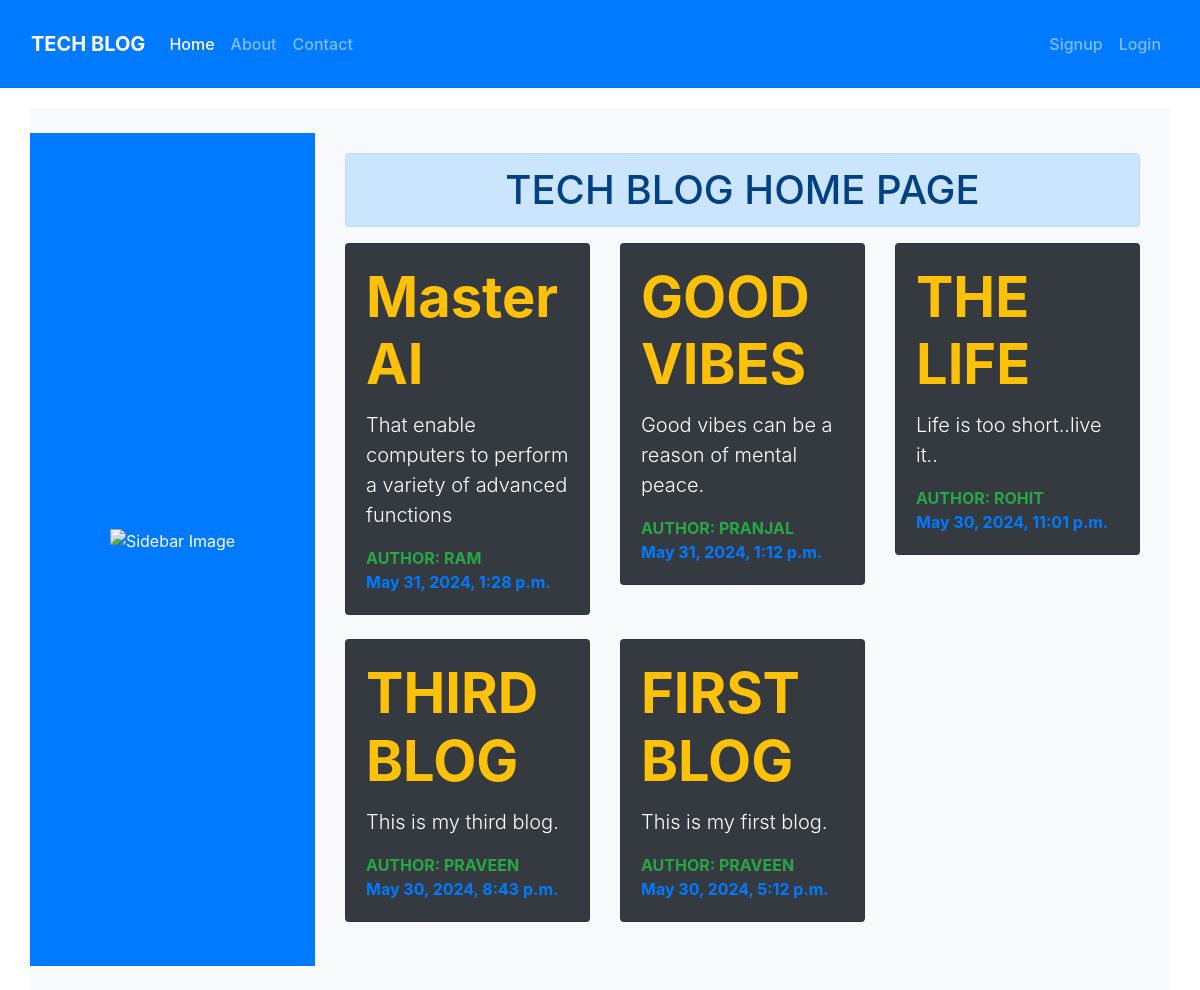
The page / on the database its author committed.
### blog/models.py (models this page shows)
class Blog(models.Model):
    title = models.CharField(max_length=200)
    cont = models.TextField()
    author = models.CharField(max_length=200)
    created_at = models.DateTimeField(default=datetime.now(), blank=True)

### blog/views.py (the view)
# urls.py: 2. Add a URL to urlpatterns:  path('', views.home, name='home')
def home(request):
    blogs = Blog.objects.all()
    return render(request,'blog/home.html',{'blogs':blogs})

### blog/templates/blog/home.html (shortened to what this page needs)
{% extends 'blog/base.html' %}
{% load static %}
{% block content %}
<div class="container my-1">
    <h1 class="text-center alert alert-primary">TECH BLOG HOME PAGE</h1>
    <div class="row">
        {% for blog in blogs|dictsortreversed:"created_at" %}
        <div class="col-md-6 col-lg-4 mb-4">
            <div class="card bg-dark text-white">
                <div class="card-body">
                    <h6 class="card-title display-4 font-weight-bold text-warning">{{ blog.title }}</h6>
                    <p class="card-text lead">{{ blog.cont }}</p>
                    <strong class="text-success">AUTHOR: {{ blog.author|upper }}</strong>
                    <br>
                    <strong class="text-primary">{{ blog.created_at }}</strong>
                </div>
            </div>
        </div>
        {% endfor %}
    </div>
</div>
{% endblock content %}

### blog/templates/blog/base.html (shortened to what this page needs)
<!DOCTYPE html>
<html>
<head>
    <link rel="stylesheet" href="/static/blog/css/bootstrap.css">
    <link rel="stylesheet" href="/static/blog/css/style.css">
</head>
<body>
    <div class="container-fluid bg-primary text-light py-3">
        {% include "blog/navbar.html" %}
    </div>
    <div class="container bg-light py-4">
        <div class="row">
            <div class="col-sm-12">
            </div>
        </div>
        <div class="row">
            <div class="col-md-3 bg-primary text-white py-3 d-flex align-items-center justify-content-center">
                {% block side %}
                <img src="/static/blog/images/pp.jpg" class="img-fluid mb-3" alt="Sidebar Image">
                {% endblock side %}
            </div>
            <div class="col-md-9 py-3">
                {% block content %}{% endblock content %}
            </div>
        </div>
    </div>
</body>
</html>

### blog/templates/blog/navbar.html (shortened to what this page needs)
<!DOCTYPE html>
<html lang="en">
<head>
    <link href="https://stackpath.bootstrapcdn.com/bootstrap/4.5.2/css/bootstrap.min.css" rel="stylesheet">
</head>
<body>
<nav class="navbar navbar-expand-lg navbar-dark bg-primary">
    <a class="navbar-brand" href="/">TECH BLOG</a>
    <div class="collapse navbar-collapse" id="navbarNavAltMarkup">
        <div class="navbar-nav">
            <a class="nav-item nav-link active" href="/">Home <span class="sr-only">(current)</span></a>
            <a class="nav-item nav-link" href="{% url 'about' %}">About</a>
            <a class="nav-item nav-link" href="{% url 'contact' %}">Contact</a>
        </div>
        <div class="navbar-nav ml-auto">
            {% if request.user.is_authenticated %}
            <a class="nav-item nav-link" href="{% url 'profile' %}">Profile</a>
            <a class="nav-item nav-link" href="{% url 'dashboard' %}">Dashboard</a>
            <a class="nav-item nav-link" href="{% url 'logout' %}">Logout</a>
            {% else %}
            <a class="nav-item nav-link" href="{% url 'signup' %}">Signup</a>
            <a class="nav-item nav-link" href="{% url 'login' %}">Login</a>
            {% endif %}
        </div>
    </div>
</nav>
</body>
</html>

### blog/static/blog/css/style.css (style rules this page uses)
body { font-family: Arial, sans-serif; background-color: #f8f9fa; }
.container { margin-top: 20px; }
.navbar-brand { font-size: 1.75rem; font-weight: bold; }
.navbar-nav .nav-link { font-weight: 500; }
.col-md-3 { padding-left: 0; padding-right: 0; }
.col-md-9 { padding-left: 30px; }

### rows shown on the page
Blog: title "Master AI", cont "That enable computers to perform a variety of advanced functions", author "RAM", created_at "May 31, 2024, 1:28 p.m."
Blog: title "GOOD VIBES", cont "Good vibes can be a reason of mental peace.", author "PRANJAL", created_at "May 31, 2024, 1:12 p.m."
Blog: title "THE LIFE", cont "Life is too short..live it..", author "ROHIT", created_at "May 30, 2024, 11:01 p.m."
Blog: title "THIRD BLOG", cont "This is my third blog.", author "PRAVEEN", created_at "May 30, 2024, 8:43 p.m."
Blog: title "FIRST BLOG", cont "This is my first blog.", author "PRAVEEN", created_at "May 30, 2024, 5:12 p.m."
